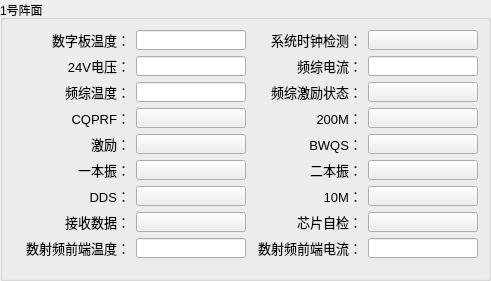
     <widget class="QGroupBox" name="groupBox_11">
      <property name="geometry">
       <rect>
        <x>10</x>
        <y>30</y>
        <width>491</width>
        <height>281</height>
       </rect>
      </property>
      <property name="title">
       <string>1号阵面</string>
      </property>
      <widget class="QWidget" name="layoutWidget">
       <property name="geometry">
        <rect>
         <x>15</x>
         <y>25</y>
         <width>468</width>
         <height>238</height>
        </rect>
       </property>
       <layout class="QGridLayout" name="gridLayout_4">
        <property name="leftMargin">
         <number>5</number>
        </property>
        <property name="topMargin">
         <number>5</number>
        </property>
        <property name="rightMargin">
         <number>5</number>
        </property>
        <property name="bottomMargin">
         <number>5</number>
        </property>
        <item row="0" column="0">
         <widget class="QLabel" name="label_17">
          <property name="minimumSize">
           <size>
            <width>110</width>
            <height>20</height>
           </size>
          </property>
          <property name="maximumSize">
           <size>
            <width>110</width>
            <height>20</height>
           </size>
          </property>
          <property name="font">
           <font>
            <pointsize>10</pointsize>
           </font>
          </property>
          <property name="text">
           <string>数字板温度：</string>
          </property>
          <property name="alignment">
           <set>Qt::AlignRight|Qt::AlignTrailing|Qt::AlignVCenter</set>
          </property>
         </widget>
        </item>
        <item row="0" column="1">
         <widget class="QLineEdit" name="lineEdit_Temp_Zynq_front1">
          <property name="minimumSize">
           <size>
            <width>110</width>
            <height>20</height>
           </size>
          </property>
          <property name="maximumSize">
           <size>
            <width>110</width>
            <height>20</height>
           </size>
          </property>
          <property name="font">
           <font>
            <pointsize>10</pointsize>
           </font>
          </property>
          <property name="alignment">
           <set>Qt::AlignCenter</set>
          </property>
         </widget>
        </item>
        <item row="0" column="2">
         <widget class="QLabel" name="label_44">
          <property name="minimumSize">
           <size>
            <width>110</width>
            <height>20</height>
           </size>
          </property>
          <property name="maximumSize">
           <size>
            <width>110</width>
            <height>20</height>
           </size>
          </property>
          <property name="font">
           <font>
            <pointsize>10</pointsize>
           </font>
          </property>
          <property name="text">
           <string>系统时钟检测：</string>
          </property>
          <property name="alignment">
           <set>Qt::AlignRight|Qt::AlignTrailing|Qt::AlignVCenter</set>
          </property>
         </widget>
        </item>
        <item row="0" column="3">
         <widget class="QPushButton" name="BtnState_System_Clock_Dect_front1">
          <property name="sizePolicy">
           <sizepolicy hsizetype="Fixed" vsizetype="Fixed">
            <horstretch>41</horstretch>
            <verstretch>22</verstretch>
           </sizepolicy>
          </property>
          <property name="minimumSize">
           <size>
            <width>110</width>
            <height>20</height>
           </size>
          </property>
          <property name="maximumSize">
           <size>
            <width>110</width>
            <height>20</height>
           </size>
          </property>
          <property name="text">
           <string/>
          </property>
         </widget>
        </item>
        <item row="1" column="0">
         <widget class="QLabel" name="label_65">
          <property name="minimumSize">
           <size>
            <width>110</width>
            <height>20</height>
           </size>
          </property>
          <property name="maximumSize">
           <size>
            <width>110</width>
            <height>20</height>
           </size>
          </property>
          <property name="font">
           <font>
            <pointsize>10</pointsize>
           </font>
          </property>
          <property name="text">
           <string>24V电压：</string>
          </property>
          <property name="alignment">
           <set>Qt::AlignRight|Qt::AlignTrailing|Qt::AlignVCenter</set>
          </property>
         </widget>
        </item>
        <item row="1" column="1">
         <widget class="QLineEdit" name="lineEdit_Voltage_24_front1">
          <property name="minimumSize">
           <size>
            <width>110</width>
            <height>20</height>
           </size>
          </property>
          <property name="maximumSize">
           <size>
            <width>110</width>
            <height>20</height>
           </size>
          </property>
          <property name="font">
           <font>
            <pointsize>10</pointsize>
           </font>
          </property>
          <property name="alignment">
           <set>Qt::AlignCenter</set>
          </property>
         </widget>
        </item>
        <item row="1" column="2">
         <widget class="QLabel" name="label_72">
          <property name="minimumSize">
           <size>
            <width>110</width>
            <height>20</height>
           </size>
          </property>
          <property name="maximumSize">
           <size>
            <width>110</width>
            <height>20</height>
           </size>
          </property>
          <property name="font">
           <font>
            <pointsize>10</pointsize>
           </font>
          </property>
          <property name="text">
           <string>频综电流：</string>
          </property>
          <property name="alignment">
           <set>Qt::AlignRight|Qt::AlignTrailing|Qt::AlignVCenter</set>
          </property>
         </widget>
        </item>
        <item row="1" column="3">
         <widget class="QLineEdit" name="lineEdit_Current_Fre_front1">
          <property name="minimumSize">
           <size>
            <width>110</width>
            <height>20</height>
           </size>
          </property>
          <property name="maximumSize">
           <size>
            <width>110</width>
            <height>20</height>
           </size>
          </property>
          <property name="font">
           <font>
            <pointsize>10</pointsize>
           </font>
          </property>
          <property name="text">
           <string/>
          </property>
          <property name="alignment">
           <set>Qt::AlignCenter</set>
          </property>
         </widget>
        </item>
        <item row="2" column="0">
         <widget class="QLabel" name="label_28">
          <property name="minimumSize">
           <size>
            <width>110</width>
            <height>20</height>
           </size>
          </property>
          <property name="maximumSize">
           <size>
            <width>110</width>
            <height>20</height>
           </size>
          </property>
          <property name="font">
           <font>
            <pointsize>10</pointsize>
           </font>
          </property>
          <property name="text">
           <string>频综温度：</string>
          </property>
          <property name="alignment">
           <set>Qt::AlignRight|Qt::AlignTrailing|Qt::AlignVCenter</set>
          </property>
         </widget>
        </item>
        <item row="2" column="1">
         <widget class="QLineEdit" name="lineEdit_Temp_Fre_front1">
          <property name="minimumSize">
           <size>
            <width>110</width>
            <height>20</height>
           </size>
          </property>
          <property name="maximumSize">
           <size>
            <width>110</width>
            <height>20</height>
           </size>
          </property>
          <property name="font">
           <font>
            <pointsize>10</pointsize>
           </font>
          </property>
          <property name="alignment">
           <set>Qt::AlignCenter</set>
          </property>
         </widget>
        </item>
        <item row="2" column="2">
         <widget class="QLabel" name="label_53">
          <property name="minimumSize">
           <size>
            <width>110</width>
            <height>20</height>
           </size>
          </property>
          <property name="maximumSize">
           <size>
            <width>110</width>
            <height>20</height>
           </size>
          </property>
          <property name="font">
           <font>
            <pointsize>10</pointsize>
           </font>
          </property>
          <property name="text">
           <string>频综激励状态：</string>
          </property>
          <property name="alignment">
           <set>Qt::AlignRight|Qt::AlignTrailing|Qt::AlignVCenter</set>
          </property>
         </widget>
        </item>
        <item row="2" column="3">
         <widget class="QPushButton" name="BtnState_State_Excitation_front1">
          <property name="sizePolicy">
           <sizepolicy hsizetype="Fixed" vsizetype="Fixed">
            <horstretch>41</horstretch>
            <verstretch>22</verstretch>
           </sizepolicy>
          </property>
          <property name="minimumSize">
           <size>
            <width>110</width>
            <height>20</height>
           </size>
          </property>
          <property name="maximumSize">
           <size>
            <width>110</width>
            <height>20</height>
           </size>
          </property>
          <property name="text">
           <string/>
          </property>
         </widget>
        </item>
        <item row="3" column="0">
         <widget class="QLabel" name="label_21">
          <property name="minimumSize">
           <size>
            <width>110</width>
            <height>20</height>
           </size>
          </property>
          <property name="maximumSize">
           <size>
            <width>110</width>
            <height>20</height>
           </size>
          </property>
          <property name="font">
           <font>
            <pointsize>10</pointsize>
           </font>
          </property>
          <property name="text">
           <string>CQPRF：</string>
          </property>
          <property name="alignment">
           <set>Qt::AlignRight|Qt::AlignTrailing|Qt::AlignVCenter</set>
          </property>
         </widget>
        </item>
        <item row="3" column="1">
         <widget class="QPushButton" name="BtnState_CQPRF_front1">
          <property name="sizePolicy">
           <sizepolicy hsizetype="Fixed" vsizetype="Fixed">
            <horstretch>41</horstretch>
            <verstretch>22</verstretch>
           </sizepolicy>
          </property>
          <property name="minimumSize">
           <size>
            <width>110</width>
            <height>20</height>
           </size>
          </property>
          <property name="maximumSize">
           <size>
            <width>110</width>
            <height>20</height>
           </size>
          </property>
          <property name="text">
           <string/>
          </property>
         </widget>
        </item>
        <item row="3" column="2">
         <widget class="QLabel" name="label_22">
          <property name="minimumSize">
           <size>
            <width>110</width>
            <height>20</height>
           </size>
          </property>
          <property name="maximumSize">
           <size>
            <width>110</width>
            <height>20</height>
           </size>
          </property>
          <property name="font">
           <font>
            <pointsize>10</pointsize>
           </font>
          </property>
          <property name="text">
           <string>200M：</string>
          </property>
          <property name="alignment">
           <set>Qt::AlignRight|Qt::AlignTrailing|Qt::AlignVCenter</set>
          </property>
         </widget>
        </item>
        <item row="3" column="3">
         <widget class="QPushButton" name="BtnState_M200_front1">
          <property name="sizePolicy">
           <sizepolicy hsizetype="Fixed" vsizetype="Fixed">
            <horstretch>41</horstretch>
            <verstretch>22</verstretch>
           </sizepolicy>
          </property>
          <property name="minimumSize">
           <size>
            <width>110</width>
            <height>20</height>
           </size>
          </property>
          <property name="maximumSize">
           <size>
            <width>110</width>
            <height>20</height>
           </size>
          </property>
          <property name="text">
           <string/>
          </property>
         </widget>
        </item>
        <item row="4" column="0">
         <widget class="QLabel" name="label_31">
          <property name="minimumSize">
           <size>
            <width>110</width>
            <height>20</height>
           </size>
          </property>
          <property name="maximumSize">
           <size>
            <width>110</width>
            <height>20</height>
           </size>
          </property>
          <property name="font">
           <font>
            <pointsize>10</pointsize>
           </font>
          </property>
          <property name="text">
           <string>激励：</string>
          </property>
          <property name="alignment">
           <set>Qt::AlignRight|Qt::AlignTrailing|Qt::AlignVCenter</set>
          </property>
         </widget>
        </item>
        <item row="4" column="1">
         <widget class="QPushButton" name="BtnState_Excitation_front1">
          <property name="sizePolicy">
           <sizepolicy hsizetype="Fixed" vsizetype="Fixed">
            <horstretch>41</horstretch>
            <verstretch>22</verstretch>
           </sizepolicy>
          </property>
          <property name="minimumSize">
           <size>
            <width>110</width>
            <height>20</height>
           </size>
          </property>
          <property name="maximumSize">
           <size>
            <width>110</width>
            <height>20</height>
           </size>
          </property>
          <property name="text">
           <string/>
          </property>
         </widget>
        </item>
        <item row="4" column="2">
         <widget class="QLabel" name="label_32">
          <property name="minimumSize">
           <size>
            <width>110</width>
            <height>20</height>
           </size>
          </property>
          <property name="maximumSize">
           <size>
            <width>110</width>
            <height>20</height>
           </size>
          </property>
          <property name="font">
           <font>
            <pointsize>10</pointsize>
           </font>
          </property>
          <property name="text">
           <string>BWQS：</string>
          </property>
          <property name="alignment">
           <set>Qt::AlignRight|Qt::AlignTrailing|Qt::AlignVCenter</set>
          </property>
         </widget>
        </item>
        <item row="4" column="3">
         <widget class="QPushButton" name="BtnState_BWQS_front1">
          <property name="sizePolicy">
           <sizepolicy hsizetype="Fixed" vsizetype="Fixed">
            <horstretch>41</horstretch>
            <verstretch>22</verstretch>
           </sizepolicy>
          </property>
          <property name="minimumSize">
           <size>
            <width>110</width>
            <height>20</height>
           </size>
          </property>
          <property name="maximumSize">
           <size>
            <width>110</width>
            <height>20</height>
           </size>
          </property>
          <property name="text">
           <string/>
          </property>
         </widget>
        </item>
        <item row="5" column="0">
         <widget class="QLabel" name="label_42">
          <property name="minimumSize">
           <size>
            <width>110</width>
            <height>20</height>
           </size>
          </property>
          <property name="maximumSize">
           <size>
            <width>110</width>
            <height>20</height>
           </size>
          </property>
          <property name="font">
           <font>
            <pointsize>10</pointsize>
           </font>
          </property>
          <property name="text">
           <string>一本振：</string>
          </property>
          <property name="alignment">
           <set>Qt::AlignRight|Qt::AlignTrailing|Qt::AlignVCenter</set>
          </property>
         </widget>
        </item>
        <item row="5" column="1">
         <widget class="QPushButton" name="BtnState_lvib_1_front1">
          <property name="sizePolicy">
           <sizepolicy hsizetype="Fixed" vsizetype="Fixed">
            <horstretch>41</horstretch>
            <verstretch>22</verstretch>
           </sizepolicy>
          </property>
          <property name="minimumSize">
           <size>
            <width>110</width>
            <height>20</height>
           </size>
          </property>
          <property name="maximumSize">
           <size>
            <width>110</width>
            <height>20</height>
           </size>
          </property>
          <property name="text">
           <string/>
          </property>
         </widget>
        </item>
        <item row="5" column="2">
         <widget class="QLabel" name="label_41">
          <property name="minimumSize">
           <size>
            <width>110</width>
            <height>20</height>
           </size>
          </property>
          <property name="maximumSize">
           <size>
            <width>110</width>
            <height>20</height>
           </size>
          </property>
          <property name="font">
           <font>
            <pointsize>10</pointsize>
           </font>
          </property>
          <property name="text">
           <string>二本振：</string>
          </property>
          <property name="alignment">
           <set>Qt::AlignRight|Qt::AlignTrailing|Qt::AlignVCenter</set>
          </property>
         </widget>
        </item>
        <item row="5" column="3">
         <widget class="QPushButton" name="BtnState_lvib_2_front1">
          <property name="sizePolicy">
           <sizepolicy hsizetype="Fixed" vsizetype="Fixed">
            <horstretch>41</horstretch>
            <verstretch>22</verstretch>
           </sizepolicy>
          </property>
          <property name="minimumSize">
           <size>
            <width>110</width>
            <height>20</height>
           </size>
          </property>
          <property name="maximumSize">
           <size>
            <width>110</width>
            <height>20</height>
           </size>
          </property>
          <property name="text">
           <string/>
          </property>
         </widget>
        </item>
        <item row="6" column="0">
         <widget class="QLabel" name="label_33">
          <property name="minimumSize">
           <size>
            <width>110</width>
            <height>20</height>
           </size>
          </property>
          <property name="maximumSize">
           <size>
            <width>110</width>
            <height>20</height>
           </size>
          </property>
          <property name="font">
           <font>
            <pointsize>10</pointsize>
           </font>
          </property>
          <property name="text">
           <string>DDS：</string>
          </property>
          <property name="alignment">
           <set>Qt::AlignRight|Qt::AlignTrailing|Qt::AlignVCenter</set>
          </property>
         </widget>
        </item>
        <item row="6" column="1">
         <widget class="QPushButton" name="BtnState_DDS_front1">
          <property name="sizePolicy">
           <sizepolicy hsizetype="Fixed" vsizetype="Fixed">
            <horstretch>41</horstretch>
            <verstretch>22</verstretch>
           </sizepolicy>
          </property>
          <property name="minimumSize">
           <size>
            <width>110</width>
            <height>20</height>
           </size>
          </property>
          <property name="maximumSize">
           <size>
            <width>110</width>
            <height>20</height>
           </size>
          </property>
          <property name="text">
           <string/>
          </property>
         </widget>
        </item>
        <item row="6" column="2">
         <widget class="QLabel" name="label_34">
          <property name="minimumSize">
           <size>
            <width>110</width>
            <height>20</height>
           </size>
          </property>
          <property name="maximumSize">
           <size>
            <width>110</width>
            <height>20</height>
           </size>
          </property>
          <property name="font">
           <font>
            <pointsize>10</pointsize>
           </font>
          </property>
          <property name="text">
           <string>10M：</string>
          </property>
          <property name="alignment">
           <set>Qt::AlignRight|Qt::AlignTrailing|Qt::AlignVCenter</set>
          </property>
         </widget>
        </item>
        <item row="6" column="3">
         <widget class="QPushButton" name="BtnState_M10_front1">
          <property name="sizePolicy">
           <sizepolicy hsizetype="Fixed" vsizetype="Fixed">
            <horstretch>41</horstretch>
            <verstretch>22</verstretch>
           </sizepolicy>
          </property>
          <property name="minimumSize">
           <size>
            <width>110</width>
            <height>20</height>
           </size>
          </property>
          <property name="maximumSize">
           <size>
            <width>110</width>
            <height>20</height>
           </size>
          </property>
          <property name="text">
           <string/>
          </property>
         </widget>
        </item>
        <item row="7" column="0">
         <widget class="QLabel" name="label_66">
          <property name="minimumSize">
           <size>
            <width>110</width>
            <height>20</height>
           </size>
          </property>
          <property name="maximumSize">
           <size>
            <width>110</width>
            <height>20</height>
           </size>
          </property>
          <property name="font">
           <font>
            <pointsize>10</pointsize>
           </font>
          </property>
          <property name="text">
           <string>接收数据：</string>
          </property>
          <property name="alignment">
           <set>Qt::AlignRight|Qt::AlignTrailing|Qt::AlignVCenter</set>
          </property>
         </widget>
        </item>
        <item row="7" column="1">
         <widget class="QPushButton" name="BtnState_State_RfFront_End_Rece_front1">
          <property name="sizePolicy">
           <sizepolicy hsizetype="Minimum" vsizetype="Fixed">
            <horstretch>41</horstretch>
            <verstretch>22</verstretch>
           </sizepolicy>
          </property>
          <property name="minimumSize">
           <size>
            <width>110</width>
            <height>20</height>
           </size>
          </property>
          <property name="maximumSize">
           <size>
            <width>110</width>
            <height>20</height>
           </size>
          </property>
          <property name="text">
           <string/>
          </property>
         </widget>
        </item>
        <item row="7" column="2">
         <widget class="QLabel" name="label_67">
          <property name="minimumSize">
           <size>
            <width>110</width>
            <height>20</height>
           </size>
          </property>
          <property name="maximumSize">
           <size>
            <width>110</width>
            <height>20</height>
           </size>
          </property>
          <property name="font">
           <font>
            <pointsize>10</pointsize>
           </font>
          </property>
          <property name="text">
           <string>芯片自检：</string>
          </property>
          <property name="alignment">
           <set>Qt::AlignRight|Qt::AlignTrailing|Qt::AlignVCenter</set>
          </property>
         </widget>
        </item>
        <item row="7" column="3">
         <widget class="QPushButton" name="BtnState_State_RfFront_End_self_checking_front1">
          <property name="sizePolicy">
           <sizepolicy hsizetype="Minimum" vsizetype="Fixed">
            <horstretch>41</horstretch>
            <verstretch>22</verstretch>
           </sizepolicy>
          </property>
          <property name="minimumSize">
           <size>
            <width>110</width>
            <height>20</height>
           </size>
          </property>
          <property name="maximumSize">
           <size>
            <width>110</width>
            <height>20</height>
           </size>
          </property>
          <property name="text">
           <string/>
          </property>
         </widget>
        </item>
        <item row="8" column="0">
         <widget class="QLabel" name="label_54">
          <property name="minimumSize">
           <size>
            <width>110</width>
            <height>20</height>
           </size>
          </property>
          <property name="maximumSize">
           <size>
            <width>110</width>
            <height>20</height>
           </size>
          </property>
          <property name="font">
           <font>
            <pointsize>10</pointsize>
           </font>
          </property>
          <property name="text">
           <string>数射频前端温度：</string>
          </property>
          <property name="alignment">
           <set>Qt::AlignRight|Qt::AlignTrailing|Qt::AlignVCenter</set>
          </property>
         </widget>
        </item>
        <item row="8" column="1">
         <widget class="QLineEdit" name="lineEdit_Temp_RfFront_End_front1">
          <property name="minimumSize">
           <size>
            <width>110</width>
            <height>20</height>
           </size>
          </property>
          <property name="maximumSize">
           <size>
            <width>110</width>
            <height>20</height>
           </size>
          </property>
          <property name="font">
           <font>
            <pointsize>10</pointsize>
           </font>
          </property>
          <property name="alignment">
           <set>Qt::AlignCenter</set>
          </property>
         </widget>
        </item>
        <item row="8" column="2">
         <widget class="QLabel" name="label_64">
          <property name="minimumSize">
           <size>
            <width>110</width>
            <height>20</height>
           </size>
          </property>
          <property name="maximumSize">
           <size>
            <width>110</width>
            <height>20</height>
           </size>
          </property>
          <property name="font">
           <font>
            <pointsize>10</pointsize>
           </font>
          </property>
          <property name="text">
           <string>数射频前端电流：</string>
          </property>
          <property name="alignment">
           <set>Qt::AlignRight|Qt::AlignTrailing|Qt::AlignVCenter</set>
          </property>
         </widget>
        </item>
        <item row="8" column="3">
         <widget class="QLineEdit" name="lineEdit_Current_RfFront_front1">
          <property name="minimumSize">
           <size>
            <width>110</width>
            <height>20</height>
           </size>
          </property>
          <property name="maximumSize">
           <size>
            <width>110</width>
            <height>20</height>
           </size>
          </property>
          <property name="font">
           <font>
            <pointsize>10</pointsize>
           </font>
          </property>
          <property name="text">
           <string/>
          </property>
          <property name="alignment">
           <set>Qt::AlignCenter</set>
          </property>
         </widget>
        </item>
       </layout>
      </widget>
     </widget>
